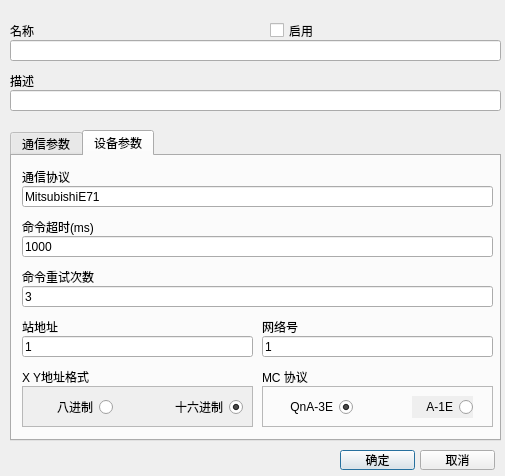
<?xml version="1.0" encoding="UTF-8"?>
<ui version="4.0">
 <class>CMDDeviceConfigDialog</class>
 <widget class="QDialog" name="CMDDeviceConfigDialog">
  <property name="geometry">
   <rect>
    <x>0</x>
    <y>0</y>
    <width>505</width>
    <height>476</height>
   </rect>
  </property>
  <property name="windowTitle">
   <string>Dialog</string>
  </property>
  <widget class="QLineEdit" name="nameEdit">
   <property name="geometry">
    <rect>
     <x>10</x>
     <y>40</y>
     <width>491</width>
     <height>21</height>
    </rect>
   </property>
  </widget>
  <widget class="QLineEdit" name="descriptionEdit">
   <property name="geometry">
    <rect>
     <x>10</x>
     <y>90</y>
     <width>491</width>
     <height>21</height>
    </rect>
   </property>
   <property name="readOnly">
    <bool>false</bool>
   </property>
  </widget>
  <widget class="QLabel" name="label_2">
   <property name="geometry">
    <rect>
     <x>10</x>
     <y>20</y>
     <width>251</width>
     <height>21</height>
    </rect>
   </property>
   <property name="text">
    <string>名称</string>
   </property>
  </widget>
  <widget class="QLabel" name="label_4">
   <property name="geometry">
    <rect>
     <x>10</x>
     <y>70</y>
     <width>431</width>
     <height>21</height>
    </rect>
   </property>
   <property name="text">
    <string>描述</string>
   </property>
  </widget>
  <widget class="QPushButton" name="okButton">
   <property name="geometry">
    <rect>
     <x>340</x>
     <y>450</y>
     <width>75</width>
     <height>20</height>
    </rect>
   </property>
   <property name="text">
    <string>确定</string>
   </property>
  </widget>
  <widget class="QPushButton" name="cancelButton">
   <property name="geometry">
    <rect>
     <x>420</x>
     <y>450</y>
     <width>75</width>
     <height>20</height>
    </rect>
   </property>
   <property name="text">
    <string>取消</string>
   </property>
  </widget>
  <widget class="QCheckBox" name="enableCheckBox">
   <property name="geometry">
    <rect>
     <x>270</x>
     <y>20</y>
     <width>171</width>
     <height>21</height>
    </rect>
   </property>
   <property name="text">
    <string>启用</string>
   </property>
  </widget>
  <widget class="QTabWidget" name="tabWidget">
   <property name="geometry">
    <rect>
     <x>10</x>
     <y>130</y>
     <width>491</width>
     <height>311</height>
    </rect>
   </property>
   <property name="currentIndex">
    <number>1</number>
   </property>
   <widget class="QWidget" name="tab">
    <attribute name="title">
     <string>通信参数</string>
    </attribute>
    <widget class="QLabel" name="label_3">
     <property name="geometry">
      <rect>
       <x>10</x>
       <y>10</y>
       <width>471</width>
       <height>21</height>
      </rect>
     </property>
     <property name="text">
      <string>通信模式</string>
     </property>
    </widget>
    <widget class="QStackedWidget" name="stackedWidget">
     <property name="enabled">
      <bool>true</bool>
     </property>
     <property name="geometry">
      <rect>
       <x>0</x>
       <y>60</y>
       <width>481</width>
       <height>231</height>
      </rect>
     </property>
     <property name="currentIndex">
      <number>1</number>
     </property>
     <widget class="QWidget" name="page_3">
      <widget class="QLabel" name="label_5">
       <property name="geometry">
        <rect>
         <x>10</x>
         <y>10</y>
         <width>211</width>
         <height>21</height>
        </rect>
       </property>
       <property name="text">
        <string>端口</string>
       </property>
      </widget>
      <widget class="QComboBox" name="portComboBox">
       <property name="geometry">
        <rect>
         <x>10</x>
         <y>30</y>
         <width>211</width>
         <height>25</height>
        </rect>
       </property>
      </widget>
      <widget class="QComboBox" name="baudRateComboBox">
       <property name="geometry">
        <rect>
         <x>240</x>
         <y>30</y>
         <width>201</width>
         <height>21</height>
        </rect>
       </property>
       <item>
        <property name="text">
         <string>115200</string>
        </property>
       </item>
       <item>
        <property name="text">
         <string>57600</string>
        </property>
       </item>
       <item>
        <property name="text">
         <string>38400</string>
        </property>
       </item>
       <item>
        <property name="text">
         <string>19200</string>
        </property>
       </item>
       <item>
        <property name="text">
         <string>9600</string>
        </property>
       </item>
       <item>
        <property name="text">
         <string>4800</string>
        </property>
       </item>
       <item>
        <property name="text">
         <string>2400</string>
        </property>
       </item>
       <item>
        <property name="text">
         <string>1200</string>
        </property>
       </item>
      </widget>
      <widget class="QLabel" name="label_7">
       <property name="geometry">
        <rect>
         <x>240</x>
         <y>10</y>
         <width>201</width>
         <height>21</height>
        </rect>
       </property>
       <property name="text">
        <string>波特率</string>
       </property>
      </widget>
      <widget class="QLabel" name="label_8">
       <property name="geometry">
        <rect>
         <x>10</x>
         <y>60</y>
         <width>211</width>
         <height>21</height>
        </rect>
       </property>
       <property name="text">
        <string>数据位</string>
       </property>
      </widget>
      <widget class="QLabel" name="label_9">
       <property name="geometry">
        <rect>
         <x>240</x>
         <y>60</y>
         <width>191</width>
         <height>21</height>
        </rect>
       </property>
       <property name="text">
        <string>停止位</string>
       </property>
      </widget>
      <widget class="QComboBox" name="parityComboBox">
       <property name="geometry">
        <rect>
         <x>10</x>
         <y>130</y>
         <width>211</width>
         <height>21</height>
        </rect>
       </property>
       <item>
        <property name="text">
         <string>NONE</string>
        </property>
       </item>
       <item>
        <property name="text">
         <string>ODD</string>
        </property>
       </item>
       <item>
        <property name="text">
         <string>EVEN</string>
        </property>
       </item>
       <item>
        <property name="text">
         <string>MARK</string>
        </property>
       </item>
       <item>
        <property name="text">
         <string>SPACE</string>
        </property>
       </item>
      </widget>
      <widget class="QLabel" name="label_10">
       <property name="geometry">
        <rect>
         <x>10</x>
         <y>110</y>
         <width>211</width>
         <height>21</height>
        </rect>
       </property>
       <property name="text">
        <string>校验位</string>
       </property>
      </widget>
      <widget class="QComboBox" name="stopBitsComboBox">
       <property name="geometry">
        <rect>
         <x>240</x>
         <y>80</y>
         <width>201</width>
         <height>21</height>
        </rect>
       </property>
       <item>
        <property name="text">
         <string>1</string>
        </property>
       </item>
       <item>
        <property name="text">
         <string>1.5</string>
        </property>
       </item>
       <item>
        <property name="text">
         <string>2</string>
        </property>
       </item>
      </widget>
      <widget class="QComboBox" name="dataBitsComboBox">
       <property name="geometry">
        <rect>
         <x>10</x>
         <y>80</y>
         <width>211</width>
         <height>21</height>
        </rect>
       </property>
       <item>
        <property name="text">
         <string>5</string>
        </property>
       </item>
       <item>
        <property name="text">
         <string>6</string>
        </property>
       </item>
       <item>
        <property name="text">
         <string>7</string>
        </property>
       </item>
       <item>
        <property name="text">
         <string>8</string>
        </property>
       </item>
      </widget>
     </widget>
     <widget class="QWidget" name="page">
      <widget class="QLabel" name="label_6">
       <property name="geometry">
        <rect>
         <x>10</x>
         <y>70</y>
         <width>461</width>
         <height>21</height>
        </rect>
       </property>
       <property name="text">
        <string>IP地址</string>
       </property>
      </widget>
      <widget class="QLineEdit" name="serverPortEdit">
       <property name="geometry">
        <rect>
         <x>10</x>
         <y>140</y>
         <width>471</width>
         <height>21</height>
        </rect>
       </property>
      </widget>
      <widget class="QLabel" name="label_11">
       <property name="geometry">
        <rect>
         <x>10</x>
         <y>120</y>
         <width>471</width>
         <height>21</height>
        </rect>
       </property>
       <property name="text">
        <string>PLC服务端口</string>
       </property>
      </widget>
      <widget class="QLineEdit" name="serverIPEdit">
       <property name="geometry">
        <rect>
         <x>10</x>
         <y>90</y>
         <width>471</width>
         <height>21</height>
        </rect>
       </property>
      </widget>
      <widget class="QLabel" name="label_12">
       <property name="geometry">
        <rect>
         <x>10</x>
         <y>170</y>
         <width>471</width>
         <height>21</height>
        </rect>
       </property>
       <property name="text">
        <string>本地服务端口</string>
       </property>
      </widget>
      <widget class="QLineEdit" name="localPortEdit">
       <property name="geometry">
        <rect>
         <x>10</x>
         <y>190</y>
         <width>471</width>
         <height>21</height>
        </rect>
       </property>
      </widget>
      <widget class="QFrame" name="frame_3">
       <property name="geometry">
        <rect>
         <x>10</x>
         <y>20</y>
         <width>471</width>
         <height>41</height>
        </rect>
       </property>
       <property name="frameShape">
        <enum>QFrame::StyledPanel</enum>
       </property>
       <property name="frameShadow">
        <enum>QFrame::Raised</enum>
       </property>
       <widget class="QRadioButton" name="clientRadioButton">
        <property name="geometry">
         <rect>
          <x>60</x>
          <y>10</y>
          <width>91</width>
          <height>22</height>
         </rect>
        </property>
        <property name="layoutDirection">
         <enum>Qt::RightToLeft</enum>
        </property>
        <property name="text">
         <string>客户端</string>
        </property>
        <property name="checked">
         <bool>true</bool>
        </property>
       </widget>
       <widget class="QRadioButton" name="serverRadioButton">
        <property name="geometry">
         <rect>
          <x>270</x>
          <y>10</y>
          <width>81</width>
          <height>22</height>
         </rect>
        </property>
        <property name="layoutDirection">
         <enum>Qt::RightToLeft</enum>
        </property>
        <property name="text">
         <string>服务端</string>
        </property>
       </widget>
      </widget>
     </widget>
     <widget class="QWidget" name="page_2">
      <widget class="QLabel" name="label_14">
       <property name="geometry">
        <rect>
         <x>10</x>
         <y>10</y>
         <width>431</width>
         <height>21</height>
        </rect>
       </property>
       <property name="text">
        <string>通信参数</string>
       </property>
      </widget>
      <widget class="QLineEdit" name="usbCommParameterEdit">
       <property name="geometry">
        <rect>
         <x>10</x>
         <y>30</y>
         <width>431</width>
         <height>21</height>
        </rect>
       </property>
      </widget>
     </widget>
     <widget class="QWidget" name="page_5">
      <widget class="QLineEdit" name="boardCommParameterEdit">
       <property name="geometry">
        <rect>
         <x>10</x>
         <y>30</y>
         <width>431</width>
         <height>21</height>
        </rect>
       </property>
      </widget>
      <widget class="QLabel" name="label_19">
       <property name="geometry">
        <rect>
         <x>10</x>
         <y>10</y>
         <width>431</width>
         <height>21</height>
        </rect>
       </property>
       <property name="text">
        <string>通信参数</string>
       </property>
      </widget>
     </widget>
     <widget class="QWidget" name="page_4">
      <widget class="QLineEdit" name="otherCommParameterEdit">
       <property name="geometry">
        <rect>
         <x>10</x>
         <y>30</y>
         <width>431</width>
         <height>21</height>
        </rect>
       </property>
      </widget>
      <widget class="QLabel" name="label_15">
       <property name="geometry">
        <rect>
         <x>10</x>
         <y>10</y>
         <width>431</width>
         <height>21</height>
        </rect>
       </property>
       <property name="text">
        <string>通信参数</string>
       </property>
      </widget>
     </widget>
    </widget>
    <widget class="QComboBox" name="communicationTypeBox">
     <property name="geometry">
      <rect>
       <x>10</x>
       <y>30</y>
       <width>471</width>
       <height>21</height>
      </rect>
     </property>
     <item>
      <property name="text">
       <string>Serial</string>
      </property>
     </item>
     <item>
      <property name="text">
       <string>TCP</string>
      </property>
     </item>
     <item>
      <property name="text">
       <string>UDP</string>
      </property>
     </item>
     <item>
      <property name="text">
       <string>USB</string>
      </property>
     </item>
     <item>
      <property name="text">
       <string>Board</string>
      </property>
     </item>
     <item>
      <property name="text">
       <string>Other</string>
      </property>
     </item>
    </widget>
    <zorder>stackedWidget</zorder>
    <zorder>label_3</zorder>
    <zorder>communicationTypeBox</zorder>
   </widget>
   <widget class="QWidget" name="tab_2">
    <attribute name="title">
     <string>设备参数</string>
    </attribute>
    <widget class="QLabel" name="label_16">
     <property name="geometry">
      <rect>
       <x>10</x>
       <y>160</y>
       <width>231</width>
       <height>21</height>
      </rect>
     </property>
     <property name="text">
      <string>站地址</string>
     </property>
    </widget>
    <widget class="QLineEdit" name="stationEdit">
     <property name="geometry">
      <rect>
       <x>10</x>
       <y>180</y>
       <width>231</width>
       <height>21</height>
      </rect>
     </property>
     <property name="text">
      <string>1</string>
     </property>
     <property name="readOnly">
      <bool>false</bool>
     </property>
    </widget>
    <widget class="QLineEdit" name="replyTimeoutEdit">
     <property name="geometry">
      <rect>
       <x>10</x>
       <y>80</y>
       <width>471</width>
       <height>21</height>
      </rect>
     </property>
     <property name="text">
      <string>1000</string>
     </property>
     <property name="readOnly">
      <bool>false</bool>
     </property>
    </widget>
    <widget class="QLabel" name="label_17">
     <property name="geometry">
      <rect>
       <x>10</x>
       <y>60</y>
       <width>431</width>
       <height>21</height>
      </rect>
     </property>
     <property name="text">
      <string>命令超时(ms)</string>
     </property>
    </widget>
    <widget class="QLineEdit" name="protocolEdit">
     <property name="geometry">
      <rect>
       <x>10</x>
       <y>30</y>
       <width>471</width>
       <height>21</height>
      </rect>
     </property>
     <property name="text">
      <string>MitsubishiE71</string>
     </property>
     <property name="readOnly">
      <bool>true</bool>
     </property>
    </widget>
    <widget class="QLabel" name="label">
     <property name="geometry">
      <rect>
       <x>10</x>
       <y>10</y>
       <width>431</width>
       <height>21</height>
      </rect>
     </property>
     <property name="text">
      <string>通信协议</string>
     </property>
    </widget>
    <widget class="QLineEdit" name="retriesEdit">
     <property name="geometry">
      <rect>
       <x>10</x>
       <y>130</y>
       <width>471</width>
       <height>21</height>
      </rect>
     </property>
     <property name="text">
      <string>3</string>
     </property>
     <property name="readOnly">
      <bool>false</bool>
     </property>
    </widget>
    <widget class="QLabel" name="label_18">
     <property name="geometry">
      <rect>
       <x>10</x>
       <y>110</y>
       <width>431</width>
       <height>21</height>
      </rect>
     </property>
     <property name="text">
      <string>命令重试次数</string>
     </property>
    </widget>
    <widget class="QLabel" name="label_35">
     <property name="geometry">
      <rect>
       <x>250</x>
       <y>160</y>
       <width>231</width>
       <height>21</height>
      </rect>
     </property>
     <property name="text">
      <string>网络号</string>
     </property>
    </widget>
    <widget class="QLineEdit" name="NetNumberEdit">
     <property name="geometry">
      <rect>
       <x>250</x>
       <y>180</y>
       <width>231</width>
       <height>21</height>
      </rect>
     </property>
     <property name="text">
      <string>1</string>
     </property>
     <property name="readOnly">
      <bool>false</bool>
     </property>
    </widget>
    <widget class="QFrame" name="frame">
     <property name="geometry">
      <rect>
       <x>10</x>
       <y>230</y>
       <width>231</width>
       <height>41</height>
      </rect>
     </property>
     <property name="autoFillBackground">
      <bool>true</bool>
     </property>
     <property name="frameShape">
      <enum>QFrame::StyledPanel</enum>
     </property>
     <property name="frameShadow">
      <enum>QFrame::Raised</enum>
     </property>
     <widget class="QRadioButton" name="octalRadioButton">
      <property name="geometry">
       <rect>
        <x>10</x>
        <y>10</y>
        <width>81</width>
        <height>22</height>
       </rect>
      </property>
      <property name="layoutDirection">
       <enum>Qt::RightToLeft</enum>
      </property>
      <property name="text">
       <string>八进制</string>
      </property>
     </widget>
     <widget class="QRadioButton" name="hexRadioButton">
      <property name="geometry">
       <rect>
        <x>130</x>
        <y>10</y>
        <width>91</width>
        <height>22</height>
       </rect>
      </property>
      <property name="layoutDirection">
       <enum>Qt::RightToLeft</enum>
      </property>
      <property name="text">
       <string>十六进制</string>
      </property>
      <property name="checked">
       <bool>true</bool>
      </property>
     </widget>
    </widget>
    <widget class="QLabel" name="label_36">
     <property name="geometry">
      <rect>
       <x>10</x>
       <y>210</y>
       <width>231</width>
       <height>21</height>
      </rect>
     </property>
     <property name="text">
      <string>X Y地址格式</string>
     </property>
    </widget>
    <widget class="QLabel" name="label_37">
     <property name="geometry">
      <rect>
       <x>250</x>
       <y>210</y>
       <width>231</width>
       <height>21</height>
      </rect>
     </property>
     <property name="text">
      <string>MC 协议</string>
     </property>
    </widget>
    <widget class="QFrame" name="frame_2">
     <property name="geometry">
      <rect>
       <x>250</x>
       <y>230</y>
       <width>231</width>
       <height>41</height>
      </rect>
     </property>
     <property name="frameShape">
      <enum>QFrame::StyledPanel</enum>
     </property>
     <property name="frameShadow">
      <enum>QFrame::Raised</enum>
     </property>
     <widget class="QRadioButton" name="QnA_3ERadioButton">
      <property name="geometry">
       <rect>
        <x>10</x>
        <y>10</y>
        <width>81</width>
        <height>22</height>
       </rect>
      </property>
      <property name="layoutDirection">
       <enum>Qt::RightToLeft</enum>
      </property>
      <property name="text">
       <string>QnA-3E</string>
      </property>
      <property name="checked">
       <bool>true</bool>
      </property>
     </widget>
     <widget class="QRadioButton" name="A_1ERadioButton">
      <property name="geometry">
       <rect>
        <x>150</x>
        <y>10</y>
        <width>61</width>
        <height>22</height>
       </rect>
      </property>
      <property name="layoutDirection">
       <enum>Qt::RightToLeft</enum>
      </property>
      <property name="autoFillBackground">
       <bool>true</bool>
      </property>
      <property name="text">
       <string>A-1E</string>
      </property>
     </widget>
    </widget>
   </widget>
  </widget>
 </widget>
 <resources/>
 <connections/>
</ui>
